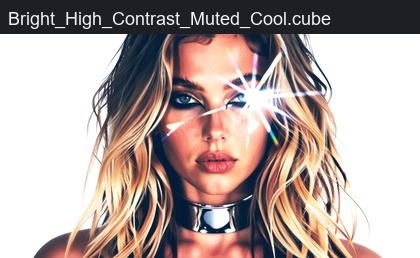
#> input picture LUTS/examples/Bright_High_Contrast_Muted_Cool.jpg, 420 x 258 px
$ python ref_sheets.py ../../../LUTS/examples out.png
#> lines starting #> are read from the running program, lines starting #| are printed output that depends on the picture
"""Labelled contact sheets of a folder of images, so you can look at many references in a few Read calls.

usage: ref_sheets.py FOLDER OUT_PREFIX [--cols 2] [--width 760] [--per 6] [--filter .png]
       -> OUT_PREFIX_1.jpg, OUT_PREFIX_2.jpg, ... (each tile labelled with its number and file name)

Typical: character sheets 2 per row at 760 px; location plates 3 per row at 520 px, 9 per sheet. Put the output
in the scratchpad, not in the project.
"""
import argparse
import math
import os

from PIL import Image, ImageDraw, ImageFont


def main():
    p = argparse.ArgumentParser(description=__doc__)
    p.add_argument("folder")
    p.add_argument("out_prefix")
    p.add_argument("--cols", type=int, default=2)
    p.add_argument("--width", type=int, default=760)
    p.add_argument("--per", type=int, default=6)
    p.add_argument("--filter", default="")
    a = p.parse_args()
    files = sorted(f for f in os.listdir(a.folder)
                   if f.lower().endswith((".png", ".jpg", ".jpeg", ".webp")) and a.filter.lower() in f.lower())
    try:
        font = ImageFont.truetype("C:/Windows/Fonts/arialbd.ttf", 22)
    except OSError:
        font = ImageFont.load_default()
    os.makedirs(os.path.dirname(os.path.abspath(a.out_prefix)), exist_ok=True)
    for start in range(0, len(files), a.per):
        chunk = files[start:start + a.per]
        tiles = []
        for f in chunk:
            im = Image.open(os.path.join(a.folder, f)).convert("RGB")
#> im is the input picture: PIL image 420x258 RGB; mean R, G, B 180.4, 165.2, 161.5
            tiles.append((f, im.resize((a.width, int(im.height * a.width / im.width)))))
        th = max(t[1].height for t in tiles) + 30
        sheet = Image.new("RGB", (a.cols * a.width, math.ceil(len(tiles) / a.cols) * th), (30, 30, 30))
#> sheet: PIL image 1520x496 RGB; every value is 30
        draw = ImageDraw.Draw(sheet)
        for i, (f, im) in enumerate(tiles):
            x, y = (i % a.cols) * a.width, (i // a.cols) * th
            sheet.paste(im, (x, y + 30))
            draw.text((x + 6, y + 4), f"{start + i + 1}: {f[:60]}", fill=(255, 255, 0), font=font)
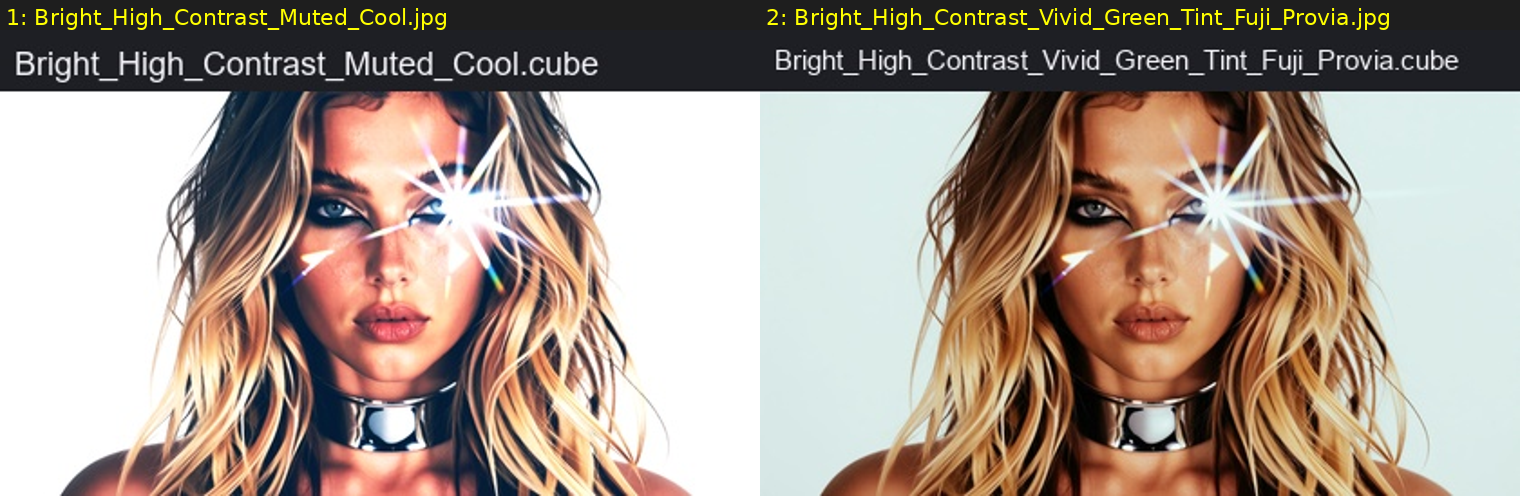
#> sheet: PIL image 1520x496 RGB; mean R, G, B 163.3, 149.2, 139
        out = f"{a.out_prefix}_{start // a.per + 1}.jpg"
        sheet.save(out, quality=88)
        print(out, len(chunk))


if __name__ == "__main__":
    main()
